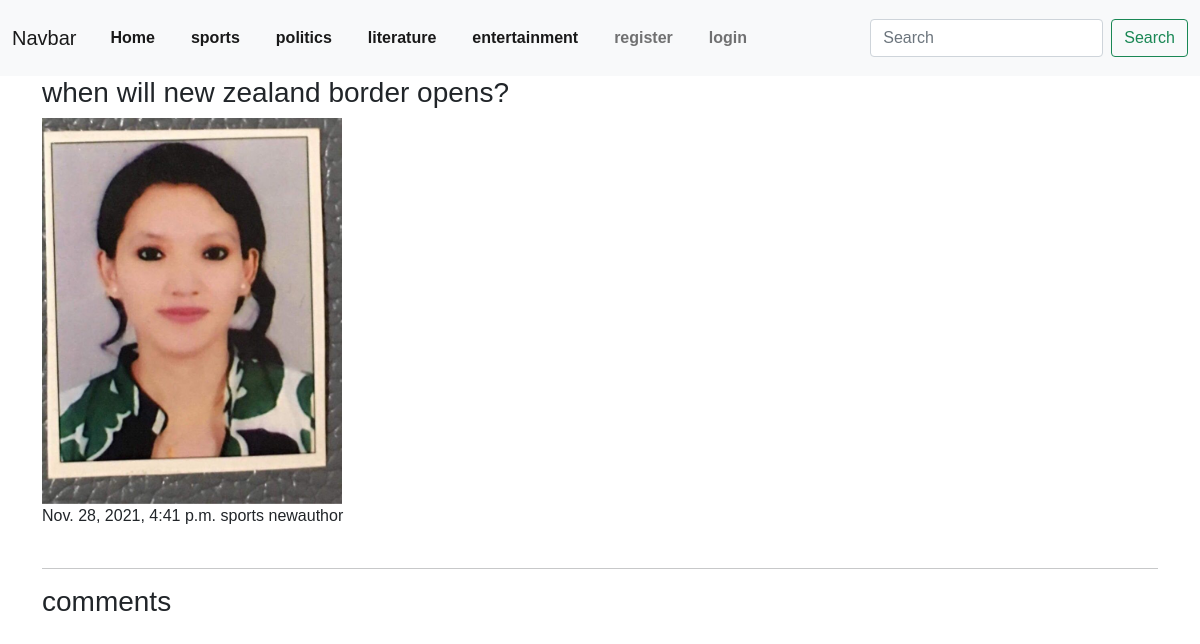
Page /article/12 on the committed database.
### mypost/models.py (models this page shows, shortened)
class category(models.Model):
    name= models.CharField(max_length=255)
    def __str__(self):
        return (self.name)

class post(models.Model):
    title= models.CharField(max_length=255)
    author=models.ForeignKey(User,on_delete=models.CASCADE)
    content=models.TextField()
    Category = models.CharField(max_length=255)
    image= models.ImageField(null=True,blank=True, upload_to = "images/")
    post_date= models.DateTimeField(auto_now_add=True)

### mypost/views.py (the view)
# urls.py: path('article/<int:pk>',detailview.as_view(), name='article-details'),
class detailview(DetailView):
    model=post
    template_name="detail.html"
    def get_context_data(self, **kwargs):
        cat_menu= category.objects.all()
        context= super(detailview,self).get_context_data(**kwargs)
        context["cat_menu"]=cat_menu
        return context

### mypost/templates/detail.html (shortened to what this page needs)
{% extends "base.html" %}
{% load  static %}
{% block content %}
<div class="post-detail">
<h3>{{post.title}}</h3>
{% if post.image %}
  <img src="{{post.image.url}}" width="300px">
  {% endif%}<br>
  <div class="meta">
{{post.post_date}}
{{post.Category}}
{{post.author}}
</div>
<br>
<hr>
</div>
<h3>comments</h3>
{% endblock %}

### mypost/templates/base.html (shortened to what this page needs)
{% load static %}
<!doctype html>
<html lang="en">
  <head>
    <link href="https://cdn.jsdelivr.net/npm/bootstrap@5.0.2/dist/css/bootstrap.min.css" rel="stylesheet">
    <link rel="stylesheet" type="text/css" href= "{% static 'css/style.css' %}">
  </head>
  <body>
    <nav class="navbar navbar-expand-lg navbar-light bg-light">
      <div class="container-fluid">
        <a class="navbar-brand" href="#">Navbar</a>
        <div class="collapse navbar-collapse" id="navbarSupportedContent">
          <ul class="navbar-nav me-auto mb-2 mb-lg-0">
            <li class="nav-item">
              <a class="nav-link active" aria-current="page" href="{% url 'home' %}">Home</a>
            </li>
            {% for items in cat_menu %}
            <li class="nav-item">
              <a class="nav-link active" aria-current="page" href="{% url 'category' items %}">{{items}}</a>
            </li>
              {% endfor%}
            {% if user.is_authenticated %}
            <li class="nav-item">
              <a class="nav-link" href="{% url 'article-create' %}">createpost</a>
            </li>
            {% else %}
            <li class="nav-item">
              <a class="nav-link " href="{% url 'register' %}" tabindex="-1" aria-disabled="true">register</a>
            </li>
            <li class="nav-item">
              <a class="nav-link " href="{% url 'login' %}" tabindex="-1" aria-disabled="true">login</a>
            </li>
            {% endif %}
          </ul>
          <form class="d-flex" method= POST action="{% url 'search'  %}">
            <input class="form-control me-2" type="search" placeholder="Search" aria-label="Search" name="searched">            <button class="btn btn-outline-success" type="submit">Search</button>
          </form>
        </div>
      </div>
    </nav>
    <div class="container">
    {% block content%}
    {% endblock %}
    </div>
  </body>
</html>

### mypost/static/css/style.css (style rules this page uses)
body { font-family: Arial, Helvetica, sans-serif; }
nav { background-color: #cc9215; }
nav ul li { display: inline-block; padding: 10px; }
nav ul li a { text-decoration: none; font-weight: 700; }

### rows in the picture
category: name "sports"
category: name "politics"
category: name "literature"
category: name "entertainment"
post: title "when will new zealand border opens?", image (picture), post_date "Nov. 28, 2021, 4:41 p.m.", Category "sports", author "newauthor"
